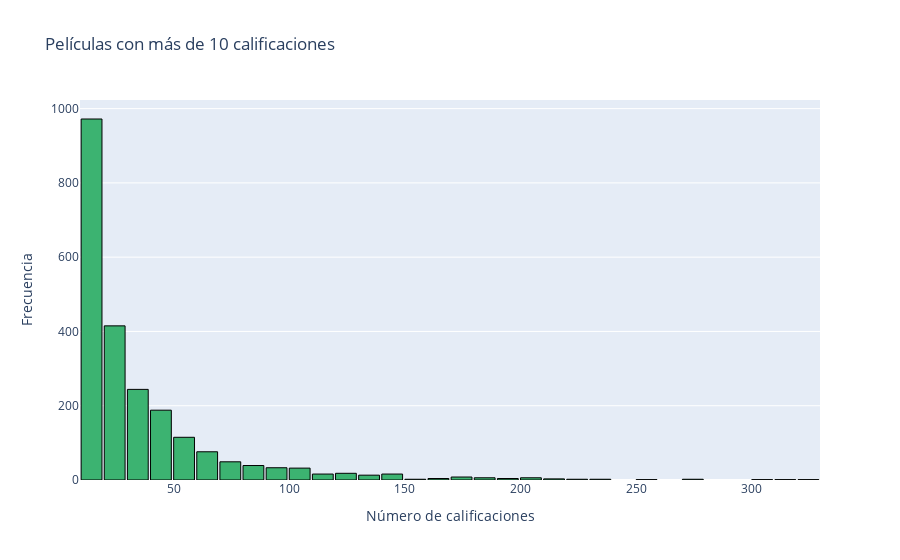

Notebook source saved alongside this figure:
### Code cell
# Crear histograma de calificaciones por película (filtrado)
fig = go.Figure()

fig.add_trace(go.Histogram(
    x=rating_movies2['cnt_rat'],
    nbinsx=50,  # Igual que en matplotlib
    marker=dict(color='mediumseagreen', line=dict(color='black', width=1))
))

fig.update_layout(
    title="Películas con más de 10 calificaciones",
    xaxis_title="Número de calificaciones",
    yaxis_title="Frecuencia",
    bargap=0.1
)

fig.show()

### Figure 1 — Plotly figure (JSON) as saved in the notebook; plotly's stock layout.template omitted (floating-point values rounded to 4 significant figures; data arrays with more than 128 entries replaced by an {"elided": "..."} marker saying what was removed)
{"data": [{"marker": {"color": "mediumseagreen", "line": {"color": "black", "width": 1}}, "nbinsx": 50, "type": "histogram", "x": {"elided": "2269 int values"}}], "layout": {"bargap": 0.1, "title": {"text": "Películas con más de 10 calificaciones"}, "xaxis": {"title": {"text": "Número de calificaciones"}}, "yaxis": {"title": {"text": "Frecuencia"}}}}
